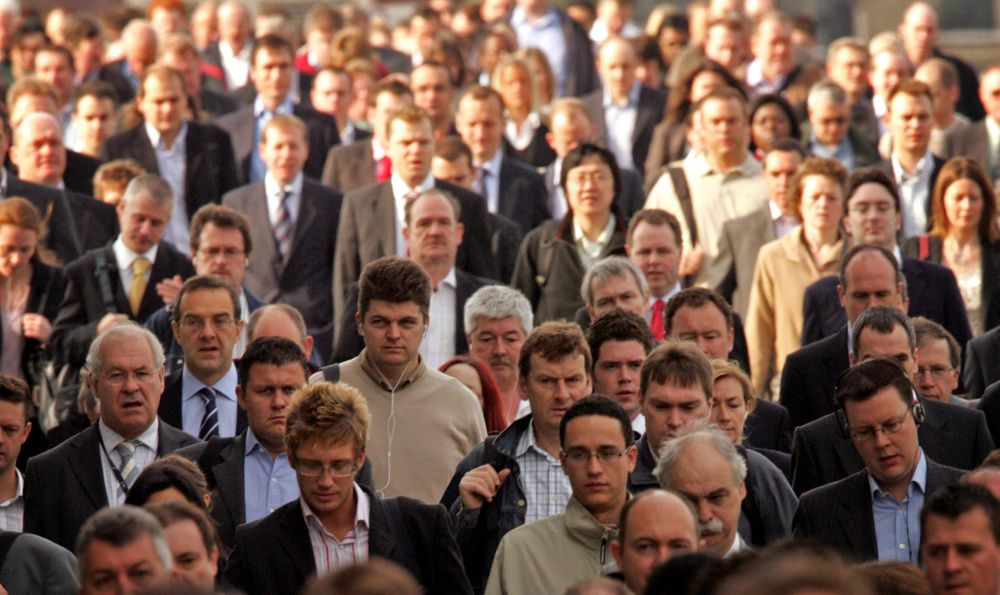
#> input picture 06_multimedia/people.jpg, 1000 x 595 px
$ python opencv_image_gray.py
#> lines starting #> are read from the running program, lines starting #| are printed output that depends on the picture
import cv2

img = cv2.imread('people.jpg')
#> img is the input picture: shape (595, 1000, 3); mean B, G, R 77.8, 90.7, 119.1
img2 = cv2.resize(img, (600,400))
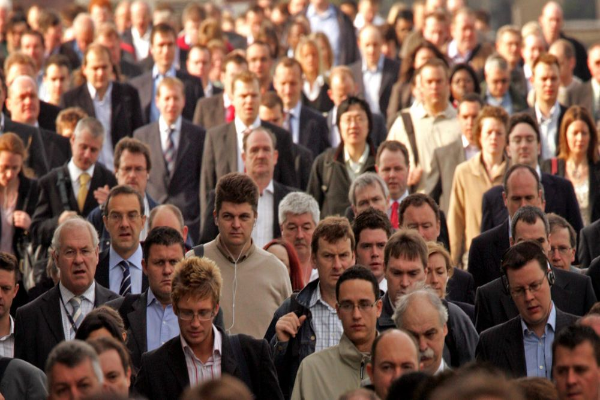
#> img2: shape (400, 600, 3); mean B, G, R 77.7, 90.6, 119

gray = cv2.cvtColor(img2, cv2.COLOR_BGR2GRAY)
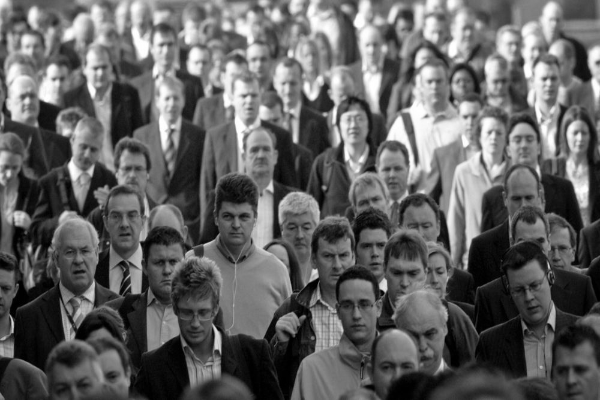
#> gray: shape (400, 600); min 0, max 255, mean 97.6

cv2.imshow('people', img2)
cv2.imshow('people_gray', gray)

while True:
    if cv2.waitKey()==ord('q'):
#> (key q is pressed here)
        break

cv2.imwrite('people_gray.jpg', gray)

cv2.destroyAllWindows()
